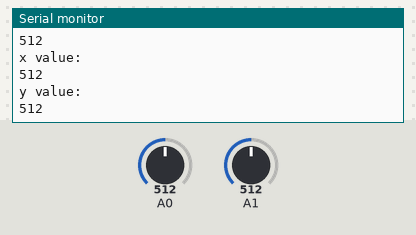
Simulated run of this sketch. Board: Arduino Uno, built with avr-gcc and run on an emulated ATmega328P. Parts: the last lines printed to the serial monitor. The test bench sets the inputs (shaded band); at power-on: A0 = 512, A1 = 512.

Above: at 1.8 s.
1.9 s: A0 set to 716
At 2.8 s:
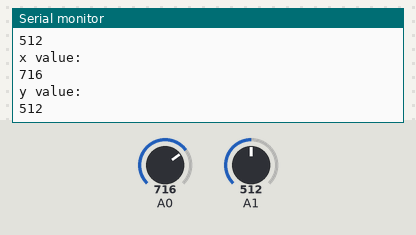
3.4 s: A1 set to 306
At 4.7 s:
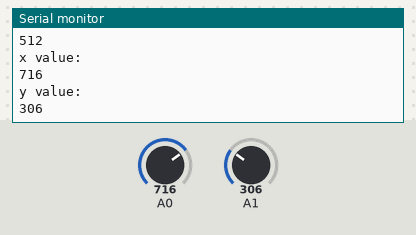
4.9 s: A0 set to 900
At 5.7 s:
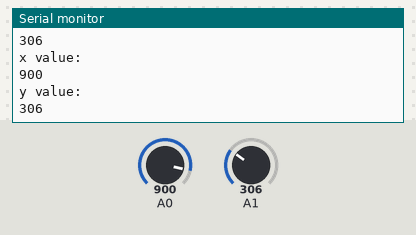
6.4 s: A1 set to 122
At 7.8 s:
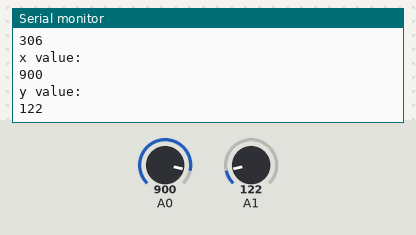
Timing chart, 0 to 8.9 s (numbered marks = the images above; inputs shaded):
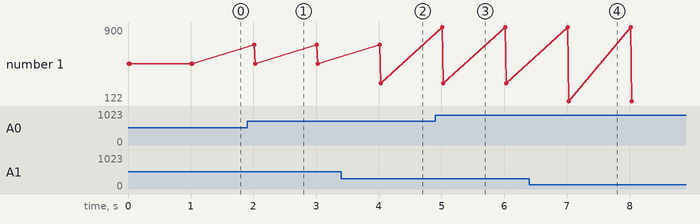

The sketch:

Joystick.ino
```cpp
#define x A0
#define y A1

void setup()
{
  Serial.begin(9600);//baud rate
}

void loop(){
  int xval=analogRead(A0);
  int yval=analogRead(A1);
  Serial.println("x value:");
  Serial.println(xval);
  Serial.println("y value:");
  Serial.println(yval);
  delay(1000);
}
```

Measured:
- after the input at 1.9 s, the serial monitor: prints a new line after 0.11 s (image 1)
- after the input at 3.4 s, the serial monitor: prints a new line after 0.63 s (image 2)
- after the input at 4.9 s, the serial monitor: prints a new line after 0.11 s (image 3)
- after the input at 6.4 s, the serial monitor: prints a new line after 0.63 s (image 4)
- plotted number 1: 512 → 306 after the input at 3.4 s, 306 → 122 after the input at 6.4 s
